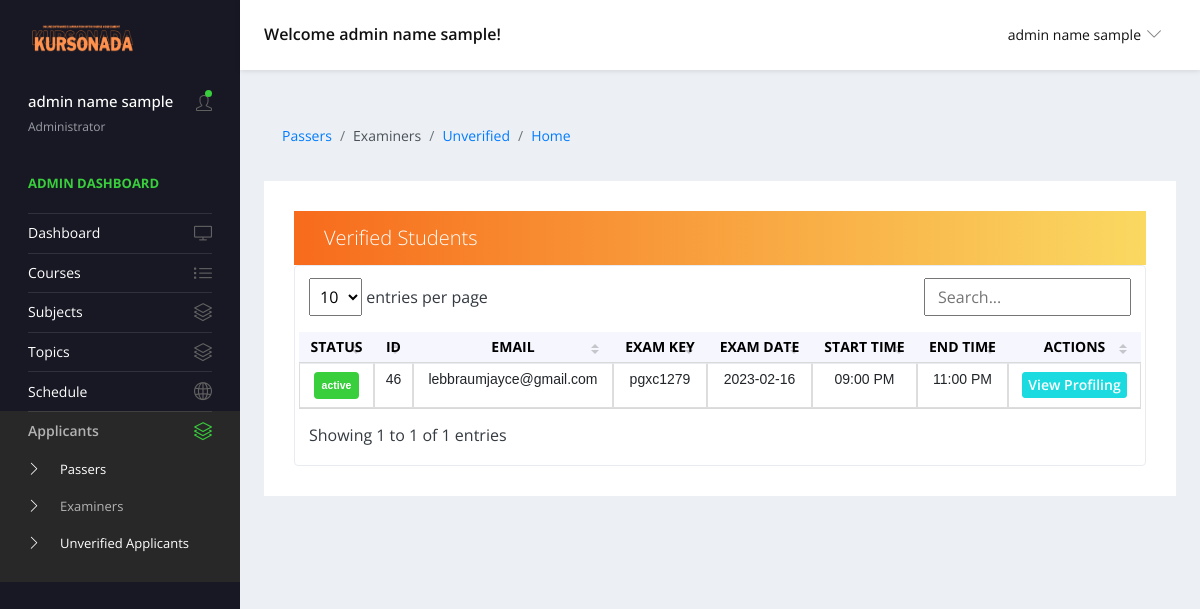
The app's page /views/examiners.php (signed in), older data.
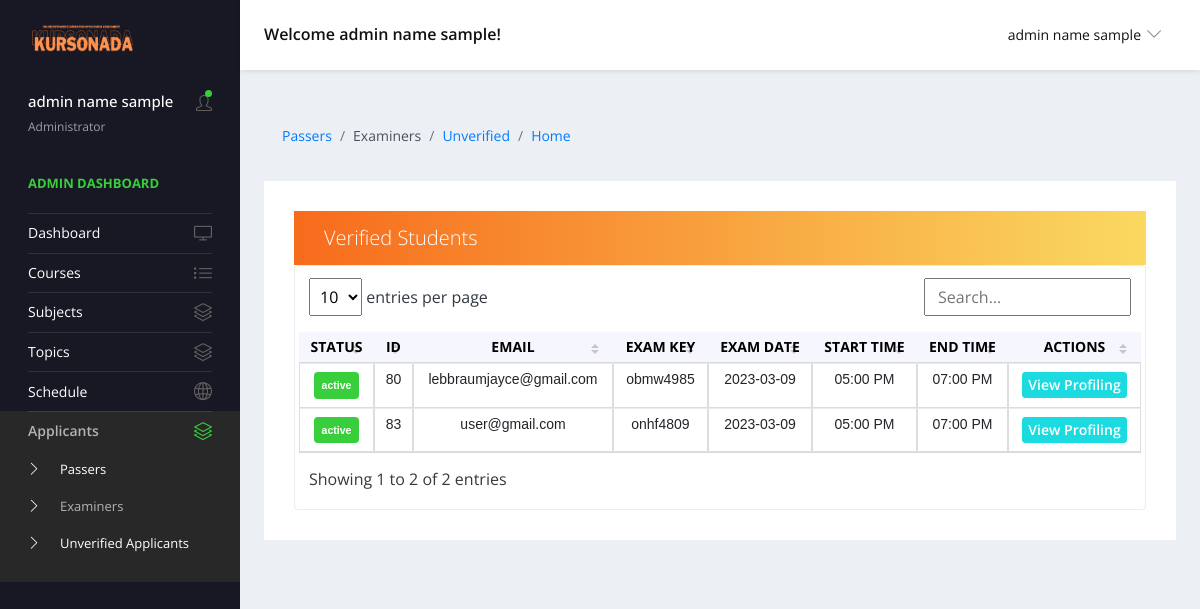
The same page, newer data.
### tables this page shows
CREATE TABLE `generated_codes` (
  `id` int(11) NOT NULL,
  `fullname` varchar(255) NOT NULL,
  `email` varchar(255) NOT NULL,
  `exam_key` varchar(255) NOT NULL,
  `exam_date` varchar(255) NOT NULL,
  `exam_time` time NOT NULL,
  `exam_time_end` time NOT NULL,
  `status` varchar(255) NOT NULL,
  `strand` varchar(255) NOT NULL,
  `pref_course` varchar(255) NOT NULL,
  `traits` varchar(255) NOT NULL,
  `interest` varchar(255) NOT NULL,
  `skill` varchar(255) NOT NULL,
  `career_goal` varchar(255) NOT NULL,
  `f_course` varchar(255) NOT NULL,
  `s_course` varchar(255) NOT NULL,
  `t_course` varchar(255) NOT NULL,
  `exam_key_created_at` datetime NOT NULL
);

### forms/adminQueries.php (called while the page is built, shortened)
<?php
function getApprovedStudent() {
    $url = 'localhost';
    $username = 'root';
    $password = '';
    $conn = new mysqli($url, $username, $password, 'project');
    $sql = mysqli_query($conn,
    "SELECT *
    FROM generated_codes WHERE status = 'active'
    ");
return mysqli_fetch_all($sql, MYSQLI_ASSOC);
}
?>

### views/examiners.php (the view, shortened to what the changed rows need)
<?php
include '../forms/adminQueries.php';
?>
<!DOCTYPE html>
<html lang="en">
  <head>
    <link rel="stylesheet" href="../vendors/simple-line-icons/css/simple-line-icons.css">
    <link rel="stylesheet" href="../vendors/flag-icon-css/css/flag-icon.min.css">
    <link rel="stylesheet" href="../vendors/css/vendor.bundle.base.css">
    <link rel="stylesheet" href="../vendors/daterangepicker/daterangepicker.css">
    <link rel="stylesheet" href="../vendors/chartist/chartist.min.css">
    <link rel="stylesheet" href="../assets/css/style-admin.css">
  </head>
  <body>
    <div class="container-scroller">
      <div class="container-fluid page-body-wrapper">
       <div class="main-panel">
        <div class="content-wrapper">
         <div class="row quick-action-toolbar">
            <div class="col-md-12 grid-margin">
              <div class="card">
              <form id="myform" action="" method="POST">
                <div class="card-body">
                  <div class="card-header d-block d-md-flex">
                  <p class="lead mb-0 ">Verified Students</p>
                  </div>
                  <div class="table-responsive border rounded p-1">
                      <table class="table table-hover text-nowrap datatable">
                      <thead>
                      <tr>
                          <th class="font-weight-bold text-center" id="status" scope="col" >STATUS</th>
                          <th class="font-weight-bold text-center" scope="col">ID</th>
                          <th class="font-weight-bold text-center" scope="col">EMAIL</th>
                          <th class="font-weight-bold text-center" scope="col">EXAM KEY</th>
                          <th class="font-weight-bold text-center" scope="col">EXAM DATE</th>
                          <th class="font-weight-bold text-center" scope="col">START TIME</th>
                          <th class="font-weight-bold text-center" scope="col">END TIME</th>
                          <th class="font-weight-bold text-center" scope="col">ACTIONS</th>
                        </tr>
                      </thead>
                      <tbody>
                      <?php
                        $rows = getApprovedStudent();
                        $i = 0;
                        while ($i < count($rows)) {
                           $row = $rows[$i];
                          $status = $row["status"];
                          $id = $row["id"];
                          $formattedTime = date('h:i A', strtotime($row['exam_time']));
                          $formattedTime2 = date('h:i A', strtotime($row['exam_time_end']));
                          echo "<tr>";
                          echo "<td><div class='badge badge-success p-2'>" . $status . "</div></td>";
                          echo "<td>" . $row["id"] . "</td>";
                          echo "<td>" . $row["email"] . "</td>";
                          echo "<td>" . $row["exam_key"] . "</td>";
                          echo "<td>" . $row["exam_date"] . "</td>";
                          echo "<td>" . $formattedTime . "</td>";
                          echo "<td>" . $formattedTime2 . "</td>";
                          echo "<td><div class='text-center'><button name='btnmodal' type='button' class='btn btn-primary view-btn' data-toggle='modal' data-target='#viewModal' data-id='" . $id . "'>View Profiling</div></button></td>";
                               $i++;
                        }
                      ?>
                      </tbody>
                    </table>
                  </div>
                </div>
               </form>
              </div>
            </div>
        </div>
    </div>
    </div>
    <link href="../assets/vendor/simple-datatables/style.css" rel="stylesheet">
  </body>
</html>

Row changes from the older to the newer data that the page shows:
removed generated_codes: status "active", id "46", email "lebbraumjayce@gmail.com", exam_key "pgxc1279", exam_date "2023-02-16", exam_time "09:00 PM", exam_time_end "11:00 PM"
added generated_codes: status "active", id "80", email "lebbraumjayce@gmail.com", exam_key "obmw4985", exam_date "2023-03-09", exam_time "05:00 PM", exam_time_end "07:00 PM"
added generated_codes: status "active", id "83", email "user@gmail.com", exam_key "onhf4809", exam_date "2023-03-09", exam_time "05:00 PM", exam_time_end "07:00 PM"
Text that changed along with them:
text written by a page script: "entries per page Showing 1 to 1 of 1 entries" → "entries per page Showing 1 to 2 of 2 entries"
